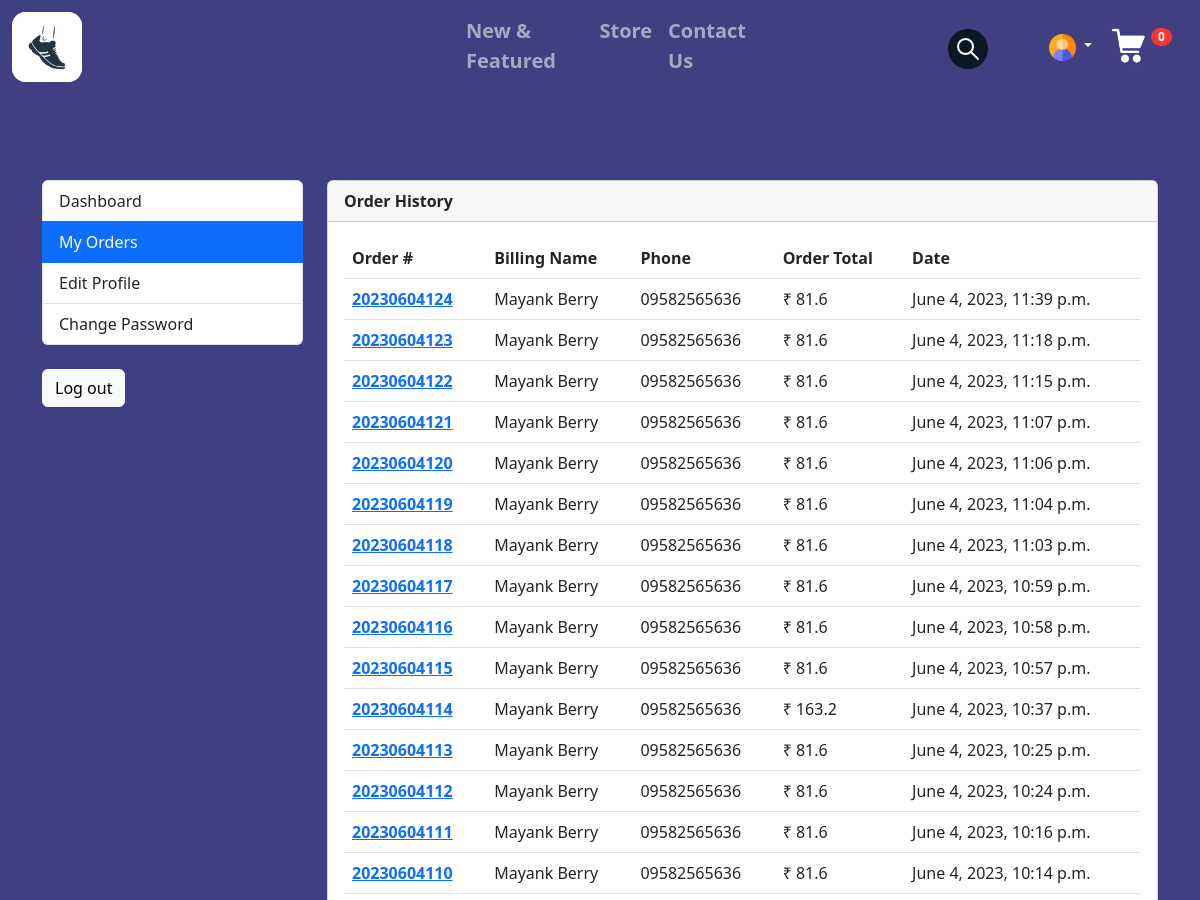
/accounts/my_orders/ (signed in, upper part), run on an earlier commit of the app's database.
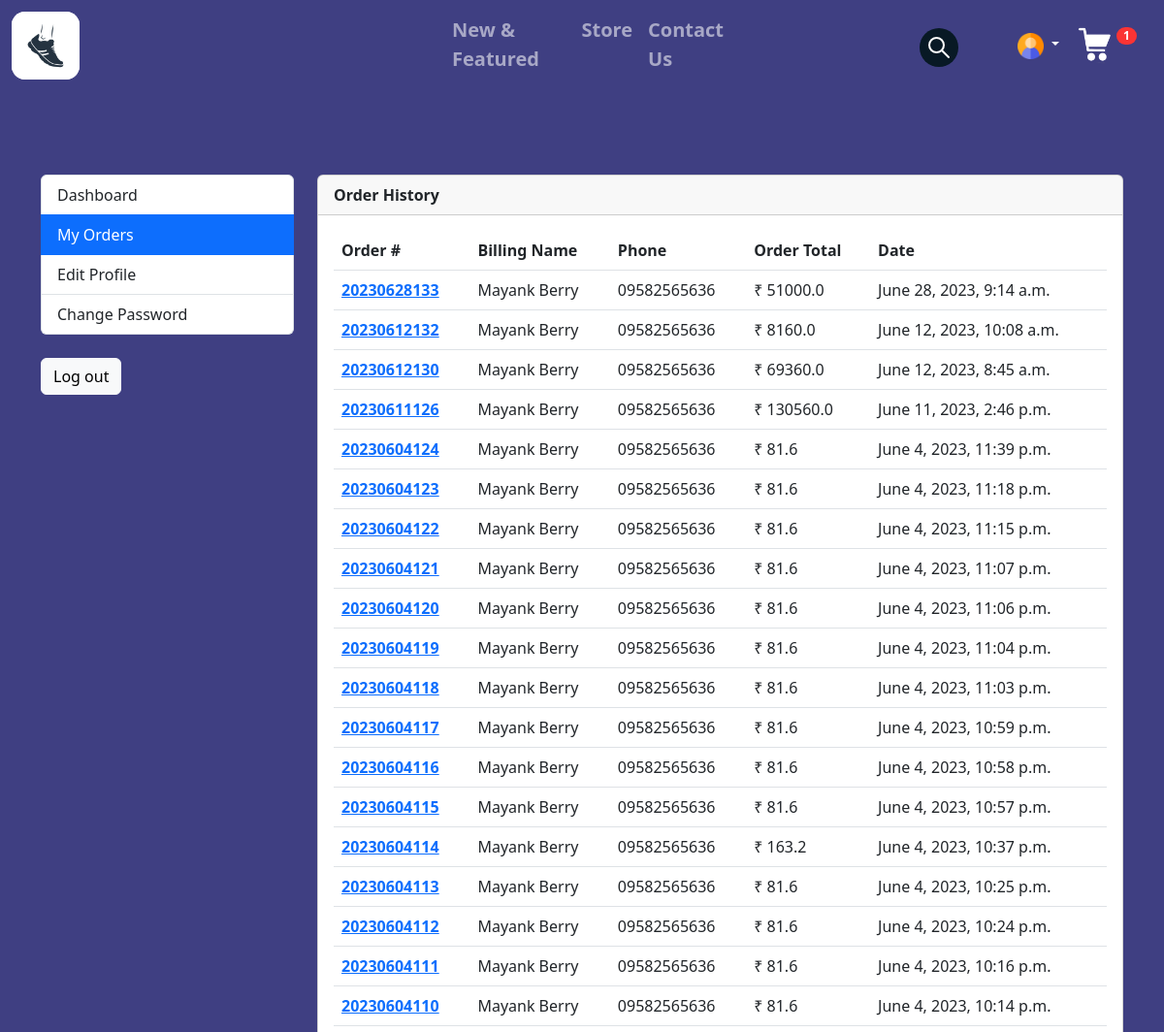
And on a later commit of the database.
### orders/models.py (models this page shows, shortened)
class Order(models.Model):
    STATUS = (
        ('New', 'New'),
        ('Accepted', 'Accepted'),
        ('Completed', 'Completed'),
        ('Cancelled', 'Cancelled'),
    )
    user            = models.ForeignKey(Account, on_delete=models.SET_NULL, null=True)
    payment         = models.ForeignKey(Payment, on_delete=models.SET_NULL, blank=True, null=True)
    order_number    = models.CharField(max_length=20)
    first_name      = models.CharField(max_length=50)
    last_name       = models.CharField(max_length=50)
    phone           = models.CharField(max_length=15)
    email           = models.CharField(max_length=50)
    address_line_1  = models.CharField(max_length=50)
    address_line_2  = models.CharField(max_length=50, blank=True)
    country         = models.CharField(max_length=50)
    state           = models.CharField(max_length=50)
    city            = models.CharField(max_length=50)
    order_note      = models.CharField(max_length=100, blank=True)
    order_total     = models.FloatField()
    tax             = models.FloatField()
    status          = models.CharField(max_length=10, choices=STATUS, default='New')
    ip              = models.CharField(max_length=20, blank=True)
    is_ordered      = models.BooleanField(default=False)
    created_at      = models.DateTimeField(auto_now_add=True)
    updated_at      = models.DateTimeField(auto_now=True)
    def full_name(self):
        return f'{self.first_name} {self.last_name}'

### accounts/views.py (the view)
# urls.py: path('my_orders/', views.my_orders, name='my_orders'),
@login_required(login_url='login')
def my_orders(request):
    orders  = Order.objects.filter(user=request.user, is_ordered=True).order_by('-created_at')
    context = {
        'orders' : orders,
    }
    return render(request, 'accounts/my_orders.html', context)

### carts/context_processors.py (called while the page is built)
def counter(request):
    cart_count = 0
    if 'admin' in request.path:
        return {}
    else:
        try:
            cart = Cart.objects.filter(cart_id=_cart_id(request))
            if request.user.is_authenticated:
                cart_items = CartItem.objects.all().filter(user=request.user)
            else:
                cart_items = CartItem.objects.all().filter(cart=cart[:1])
            for cart_item in cart_items:
                cart_count += cart_item.quantity
        except Cart.DoesNotExist:
            cart_count = 0
    return dict(cart_count=cart_count)

### carts/views.py (called while the page is built)
def _cart_id(request):
    cart = request.session.session_key
    if not cart:
        cart = request.session.create()
    return cart

### category/context_processors.py (called while the page is built)
def menu_links(request):
    links = Category.objects.all()
    return dict(links=links)

### template/accounts/my_orders.html (shortened to what this page needs)
{% extends 'base.html' %}
{% block style %}
{% load static %}
<link rel="stylesheet" type="text/css" href="{% static 'css/dashboardstyle.css' %}">
{% endblock style %}
{% block body %}
<section class="section-content padding-y bg">
    <div class="container">
        <div class="row">
            {% include 'includes/dashboardsidebar.html' %}
            <main class="col-md-9">
                <article class="card">
                    <header class="card-header">
                        <strong class="d-inline-block mr-3">Order History</strong>
                    </header>
                    <div class="card-body">
                        <div class="row">
                            <div class="col-md-12">
                                <table class="table table-hover">
                                    <thead>
                                      <tr>
                                        <th scope="col">Order #</th>
                                        <th scope="col">Billing Name</th>
                                        <th scope="col">Phone</th>
                                        <th scope="col">Order Total</th>
                                        <th scope="col">Date</th>
                                      </tr>
                                    </thead>
                                    <tbody>
                                        {% for order in orders %}
                                      <tr>
                                        <th scope="row"><a href="{% url 'order_detail' order.order_number %}">{{order.order_number}}</a></th>
                                        <td>{{order.full_name}}</td>
                                        <td>{{order.phone}}</td>
                                        <td>₹ {{order.order_total}}</td>
                                        <td>{{order.created_at}}</td>
                                      </tr>
                                      {% endfor %}
                                    </tbody>
                                  </table>
                                </div>
                            </div>
                        </div>
                    </div>
        </div>
</section>
{% endblock %}

What changed in the data, as far as the page shows it:
added Order: order_number "20230628133", full_name "Mayank Berry", phone "09582565636", order_total "51000.0", created_at "June 28, 2023, 9:14 a.m."
added Order: order_number "20230612132", full_name "Mayank Berry", phone "09582565636", order_total "8160.0", created_at "June 12, 2023, 10:08 a.m."
added Order: order_number "20230612130", full_name "Mayank Berry", phone "09582565636", order_total "69360.0", created_at "June 12, 2023, 8:45 a.m."
added Order: order_number "20230611126", full_name "Mayank Berry", phone "09582565636", order_total "130560.0", created_at "June 11, 2023, 2:46 p.m."
Also different on the page:
{{ cart_count }}: "0" → "1"
